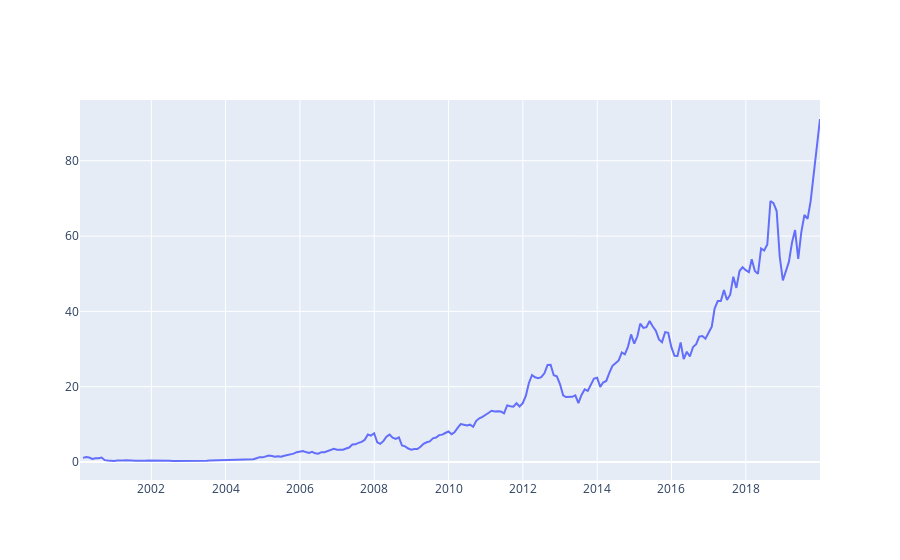

Notebook code for this chart:
### Code cell
# A prettier picture with hoverdata
import plotly.graph_objects as go
trace1= go.Scatter(x=ret_monthly.index.to_timestamp("M"), y=(1+ret_monthly).cumprod(), mode="lines")
fig = go.Figure()
fig.add_trace(trace1)
fig.show()

### Figure 1 — Plotly figure (JSON) as saved in the notebook; plotly's stock layout.template omitted (floating-point values rounded to 4 significant figures; data arrays with more than 128 entries replaced by an {"elided": "..."} marker saying what was removed)
{"data": [{"mode": "lines", "type": "scatter", "x": {"elided": "240 str values"}, "y": {"elided": "240 float values"}}], "layout": {}}
